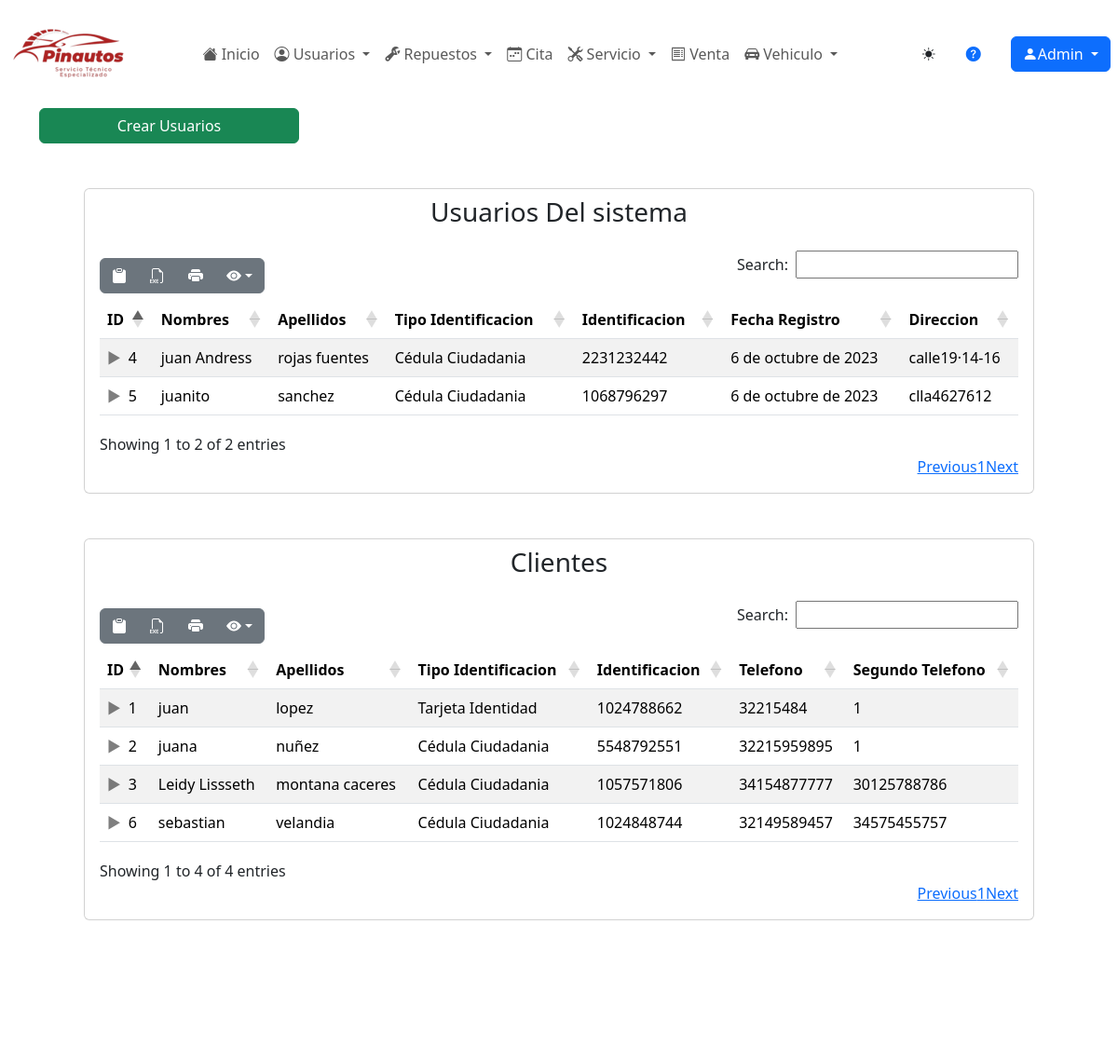
The app's page /usuarios/usuarios/ (signed in) with its own data.
### usuarios/models.py (models this page shows, shortened)
class Usuario(models.Model):
    class TipoUsuario(models.TextChoices):
        ADMINISTRADOR = 'Administrador', _("Administrador")
        SECRETARIA = 'Secretaria', _("Secretaria")
        MECANICO = 'Mecanico', _("Mecanico")
        CLIENTE = 'Cliente', _("Cliente")
    tipo_usuario = models.CharField(max_length=13, choices=TipoUsuario.choices, verbose_name="Tipo Usuario", default=TipoUsuario.CLIENTE, blank=False)
    nombres = models.CharField(max_length=30, verbose_name="Nombres", default='', blank=False, validators=[alphabetic_validator])
    apellidos = models.CharField(max_length=30, verbose_name="Apellidos", default='', blank=False, validators=[alphabetic_validator])
    class TipoIdentificacion(models.TextChoices):
        CEDULA = 'Cédula Ciudadania', _("Cédula Ciudadania")
        TARJETA = 'Tarjeta Identidad', _("Tarjeta de Identidad")
        CEDULA_EXTRANJERIA = 'Cédula Extrangería', _("Cédula de Extrangería")
    tipo_identificacion = models.CharField(max_length=18, choices=TipoIdentificacion.choices, verbose_name="Tipo de identificacion", default=TipoIdentificacion.CEDULA, blank=False)
    identificacion = models.CharField(max_length=10, verbose_name="Identificacion", default='', validators=[numeric_validator], unique=True, blank=False)
    telefono = models.CharField(max_length=11, verbose_name="Telefono", validators=[numeric_validator], blank=False)
    telefono2 = models.CharField(max_length=11, verbose_name="Segundo Telefono", validators=[numeric_validator], blank=False)
    nombreusuario = models.CharField(max_length=20, verbose_name="Nombre De Usuario", blank=True, default='')
    correo_personal = models.EmailField(max_length=50, verbose_name="Correo Personal", blank=True, default='')
    contraseña = models.CharField(max_length=20, verbose_name="Contraseña", blank=True, default='')
    confirmarcontraseña = models.CharField(max_length=20, verbose_name="Confirmar Contraseña", blank=True, default='')
    direccion = models.CharField(max_length=50, verbose_name="Dirección", blank=True)
    fecha_registro = models.DateField(verbose_name="Fecha de Registro", help_text="MM/DD/AAAA", auto_now_add=True,)
    class RH(models.TextChoices):
        OP = 'OP', _("O+")
        ON = 'ON', _("O-")
        AP = 'AP', _("A+")
        AN = 'AN', _("A-")
        BP = 'BP', _("B+")
        BN = 'BN', _("B-")
        ABP = 'ABP', _("AB+")
        ABN = 'ABN', _("AB-")
    rh = models.CharField(max_length=3, choices=RH.choices, verbose_name="Factor RH", blank=True)
    class Estado(models.TextChoices):
        ACTIVO = '1', _("Activo")
        INACTIVO = '0', _("Inactivo")
    estado = models.CharField(max_length=2, choices=Estado.choices, default=Estado.ACTIVO, verbose_name="Estado", blank=False)
    arl = models.ForeignKey(Arl, on_delete=models.SET_NULL, null=True, blank=True, verbose_name="ARL")
    class Meta:
        verbose_name_plural = "usuarios"

### usuarios/views.py (the view)
# urls.py: path('usuarios/', usuario_listar, name="usuarios" ),
@login_required
def usuario_listar(request):
    titulo = "Usuarios"
    modulo = "Usuarios"
    usuarios = Usuario.objects.all()
    usuarios_cliente = usuarios.filter(tipo_usuario=Usuario.TipoUsuario.CLIENTE)
    otros_usuarios = usuarios.exclude(tipo_usuario=Usuario.TipoUsuario.CLIENTE)
    context = {
        "titulo": titulo,
        "modulo": modulo,
        "usuarios_cliente": usuarios_cliente,
        "otros_usuarios": otros_usuarios,
    }
    return render(request, "usuarios/usuario/listar.html", context)

### base/templates/usuarios/usuario/listar.html (shortened to what this page needs)
{% extends 'partials/body.html' %}
{% load static %}
{% block contenido %}
<body>
    <a href="{% url 'usuarios-crear' %}" class="btn btn-success w-25">Crear {{titulo}}</a>
    <div class="card fondcard m-5">
        <h3 class="text-center m-2">Usuarios Del sistema</h3>
        <div class="card-body">
            <table id="example" class="table table-striped nowrap" style="width:100%">
                <thead>
                    <tr>
                        <th>ID</th>
                        <th>Nombres</th>
                        <th>Apellidos</th>
                        <th>Tipo Identificacion</th>
                        <th>Identificacion</th>
                        <th>Fecha Registro</th>
                        <th>Direccion</th>
                    </tr>
                </thead>
                <tbody>
                    {% for usuario in otros_usuarios %}
                    <tr>
                        <td>{{usuario.id}}</td>
                        <td>{{usuario.nombres}}</td>
                        <td>{{usuario.apellidos}}</td>
                        <td>{{usuario.tipo_identificacion}}</td>
                        <td>{{usuario.identificacion}}</td>
                        <td>{{usuario.fecha_registro}}</td>
                        <td>{{usuario.direccion}}</td>
                    </tr>
                    {% endfor %}
                </tbody>
            </table>
        </div>
    </div>
    <div class="card fondcard m-5">
        <h3 class="text-center m-2">Clientes</h3>
        <div class="card-body">
            <table id="example2" class="table table-striped nowrap" style="width:100%">
                <thead>
                    <tr>
                        <th>ID</th>
                        <th>Nombres</th>
                        <th>Apellidos</th>
                        <th>Tipo Identificacion</th>
                        <th>Identificacion</th>
                        <th>Telefono</th>
                        <th>Segundo Telefono</th>
                    </tr>
                </thead>
                <tbody>
                    {% for usuario in usuarios_cliente %}
                    <tr>
                        <td>{{usuario.id}}</td>
                        <td>{{usuario.nombres}}</td>
                        <td>{{usuario.apellidos}}</td>
                        <td>{{usuario.tipo_identificacion}}</td>
                        <td>{{usuario.identificacion}}</td>
                        <td>{{usuario.telefono}}</td>
                        <td>{{usuario.telefono2}}</td>
                    </tr>
                    {% endfor %}
                </tbody>
            </table>
        </div>
    </div>
</body>
{% endblock contenido %}

### base/templates/partials/header.html (shortened to what this page needs)
{% load static %}
<head>
  <link rel="stylesheet" href="{% static 'css/homepage/headerandfooterpagehome.css' %}">
</head>
<body>
  <nav class="navbar navbar-expand-md fondoheader textcolor">
  <div class="container-fluid">
    <a class="navbar-brand" href="{% url 'index' %}">
      <img src="{% static 'img/Logos/LogoHeader.png' %}" alt="Pinautos">
    </a>
    <div class="collapse navbar-collapse justify-content-center" id="menu">
      <ul class="navbar-nav ">
        <li class="nav-item ">
          <a href="{% url 'index' %}" class="nav-link textcolor"><i class="bi bi-house-fill"></i> Inicio</a>
        </li>
        <li class="nav-item dropdown ">
          <a class="nav-link dropdown-toggle textcolor" href="#" id="navbarDropdown1" role="button" data-bs-toggle="dropdown" aria-expanded="false">
            <i class="bi bi-person-circle"></i> Usuarios
          </a>
        </li>
        <li class="nav-item dropdown">
          <a class="nav-link dropdown-toggle textcolor" href="#" id="navbarDropdown2" role="button" data-bs-toggle="dropdown" aria-expanded="false">
            <i class="bi bi-wrench-adjustable"></i> Repuestos
          </a>
        </li>
        <li class="nav-item">
          <a class="nav-link textcolor" href="{% url 'citas' %}">
            <i class="bi bi-calendar-week"></i> Cita
          </a>
        </li>
        <li class="nav-item dropdown">
          <a class="nav-link dropdown-toggle textcolor" href="#" id="navbarDropdown4" role="button" data-bs-toggle="dropdown" aria-expanded="false">
            <i class="bi bi-tools"></i> Servicio
          </a>
        </li>
        <li class="nav-item">
          <a class="nav-link textcolor" href="{% url 'ventas' %}">
            <i class="bi bi-receipt"></i> Venta
          </a>
        </li>
        <li class="nav-item dropdown">
          <a class="nav-link dropdown-toggle textcolor" href="#" id="navbarDropdown6" role="button" data-bs-toggle="dropdown" aria-expanded="false">
            <i class="bi bi-car-front-fill"></i> Vehiculo
          </a>
        </li>
      </ul>
    </div>
  </div>
  <button id="tema-toggle" class="btn btn-sm fondboton ms-2">
    <i class="bi bi-sun-fill" id="icono-sol"></i>
  </button>
  <a href="{% url 'Manualayudaclientes' %}" class=" text-decoration-none m-4 textcolor"><i class="bi bi-question-circle-fill"></i></a>
  <div class="btn-group m-2">
    <button type="button" class="btn btn-primary dropdown-toggle" data-bs-toggle="dropdown" aria-haspopup="true" aria-expanded="false">
      <i class="bi bi-person-fill"></i>{{ user.username|title }}
    </button>
  </div>
</nav>

### static/css/body.css (style rules this page uses)
body { position: relative; padding-bottom: 115px; min-height: 100vh; }

### records on screen
Usuario: id "4", nombres "juan Andress", apellidos "rojas fuentes", tipo_identificacion "Cédula Ciudadania", identificacion "2231232442", fecha_registro "6 de octubre de 2023", direccion "calle19·14-16"
Usuario: id "5", nombres "juanito", apellidos "sanchez", tipo_identificacion "Cédula Ciudadania", identificacion "1068796297", fecha_registro "6 de octubre de 2023", direccion "clla4627612"
Usuario: id "1", nombres "juan", apellidos "lopez", tipo_identificacion "Tarjeta Identidad", identificacion "1024788662", telefono "32215484", telefono2 "1"
Usuario: id "2", nombres "juana", apellidos "nuñez", tipo_identificacion "Cédula Ciudadania", identificacion "5548792551", telefono "32215959895", telefono2 "1"
Usuario: id "3", nombres "Leidy Lissseth", apellidos "montana caceres", tipo_identificacion "Cédula Ciudadania", identificacion "1057571806", telefono "34154877777", telefono2 "30125788786"
Usuario: id "6", nombres "sebastian", apellidos "velandia", tipo_identificacion "Cédula Ciudadania", identificacion "1024848744", telefono "32149589457", telefono2 "34575455757"

### other values on screen
{{ user.username|title }} "Admin"
{{ titulo }} "Usuarios"
